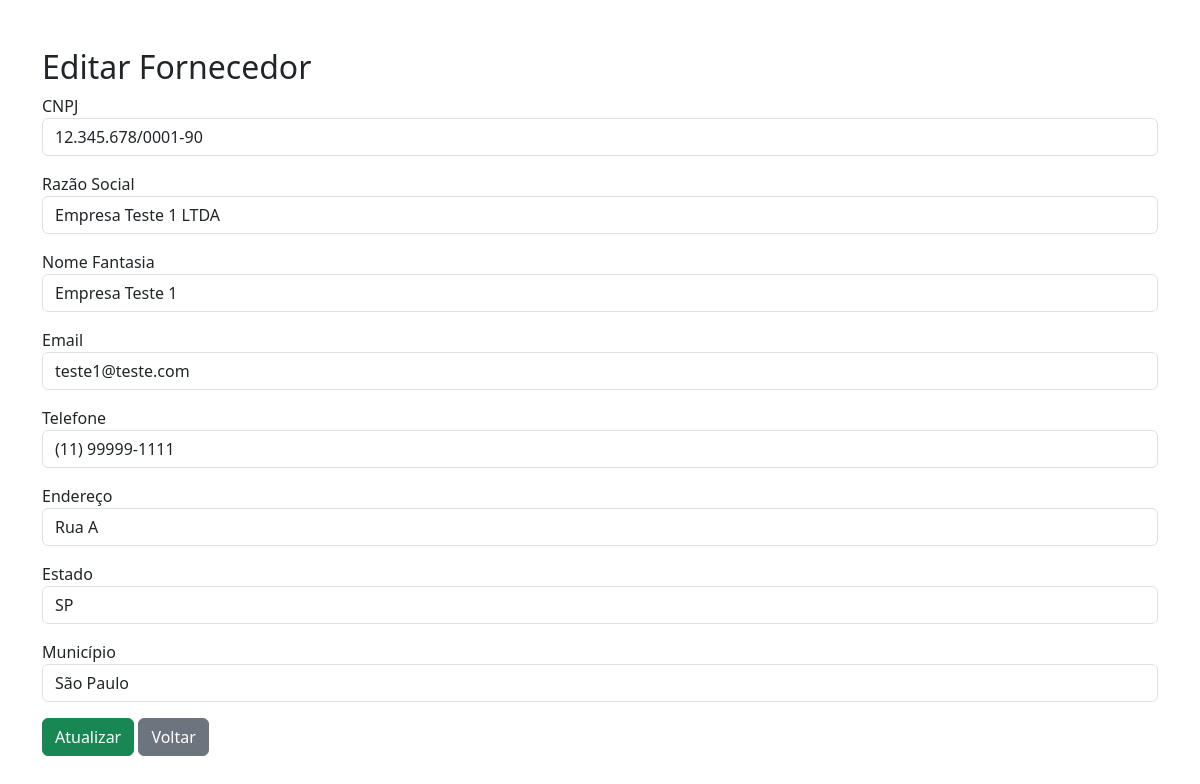
/editar_fornecedor.php?id=6, run on the app's committed database.
### tables this page shows
CREATE TABLE `fornecedores` (
  `id` int(11) NOT NULL,
  `cnpj` varchar(18) NOT NULL,
  `razao_social` varchar(255) NOT NULL,
  `nome_fantasia` varchar(255) NOT NULL,
  `inscricao_estadual` varchar(50) DEFAULT NULL,
  `icms` varchar(30) DEFAULT NULL,
  `situacao` varchar(30) DEFAULT NULL,
  `telefone` varchar(20) DEFAULT NULL,
  `email` varchar(150) NOT NULL,
  `endereco` varchar(255) DEFAULT NULL,
  `numero` varchar(20) DEFAULT NULL,
  `complemento` varchar(100) DEFAULT NULL,
  `bairro` varchar(100) DEFAULT NULL,
  `pais` varchar(50) DEFAULT 'Brasil',
  `estado` varchar(2) DEFAULT NULL,
  `municipio` varchar(100) DEFAULT NULL,
  `cep` varchar(10) DEFAULT NULL,
  `fornecedor_tipos` varchar(100) DEFAULT NULL,
  `ramos_atuacao` text DEFAULT NULL,
  `nome_responsavel` varchar(150) DEFAULT NULL,
  `senha_hash` varchar(255) NOT NULL,
  `created_at` timestamp NOT NULL DEFAULT current_timestamp()
);

### backend/buscar_fornecedor.php (called while the page is built, shortened)
<?php
require 'config.php';
$id = (int) $_GET['id'];
$sql = "SELECT * FROM fornecedores WHERE id = :id LIMIT 1";
$stmt = $pdo->prepare($sql);
$stmt->bindValue(':id', $id, PDO::PARAM_INT);
$stmt->execute();
$fornecedor = $stmt->fetch(PDO::FETCH_ASSOC);

### public/editar_fornecedor.php (the view, shortened to what this page needs)
<?php
require '../backend/buscar_fornecedor.php';
?>
<!DOCTYPE html>
<html lang="pt-BR">
<head>
    <link href="https://cdn.jsdelivr.net/npm/bootstrap@5.3.8/dist/css/bootstrap.min.css" rel="stylesheet">
</head>
<body>
<div class="container mt-5">
    <h2>Editar Fornecedor</h2>
    <form id="update-form" action="../backend/atualizar_fornecedor.php" method="POST">
        <?php
        $fields = [
            'cnpj' => 'CNPJ',
            'razao_social' => 'Razão Social',
            'nome_fantasia' => 'Nome Fantasia',
            'email' => 'Email',
            'telefone' => 'Telefone',
            'endereco' => 'Endereço',
            'estado' => 'Estado',
            'municipio' => 'Município'
        ];
        foreach ($fields as $name => $label): ?>
            <div class="mb-3">
                <label><?= $label ?></label>
                <input type="<?= $name === 'email' ? 'email' : 'text' ?>"
                       name="<?= $name ?>"
                       id="<?= $name ?>"
                       class="form-control"
                       value="<?= htmlspecialchars($fornecedor[$name]) ?>"
                       <?= in_array($name, ['cnpj','razao_social','nome_fantasia','email']) ? 'required' : '' ?>>
            </div>
        <?php endforeach; ?>
        <button type="submit" class="btn btn-success">Atualizar</button>
        <a href="fornecedores.php" class="btn btn-secondary">Voltar</a>
    </form>
</div>
</body>
</html>

### data on the page
fornecedores: cnpj "12.345.678/0001-90", razao_social "Empresa Teste 1 LTDA", nome_fantasia "Empresa Teste 1", email "teste1@teste.com", telefone "(11) 99999-1111", endereco "Rua A", estado "SP", municipio "São Paulo"

### other printed values
$label "CNPJ"
$label "Razão Social"
$label "Nome Fantasia"
$label "Email"
$label "Telefone"
$label "Endereço"
$label "Estado"
$label "Município"
